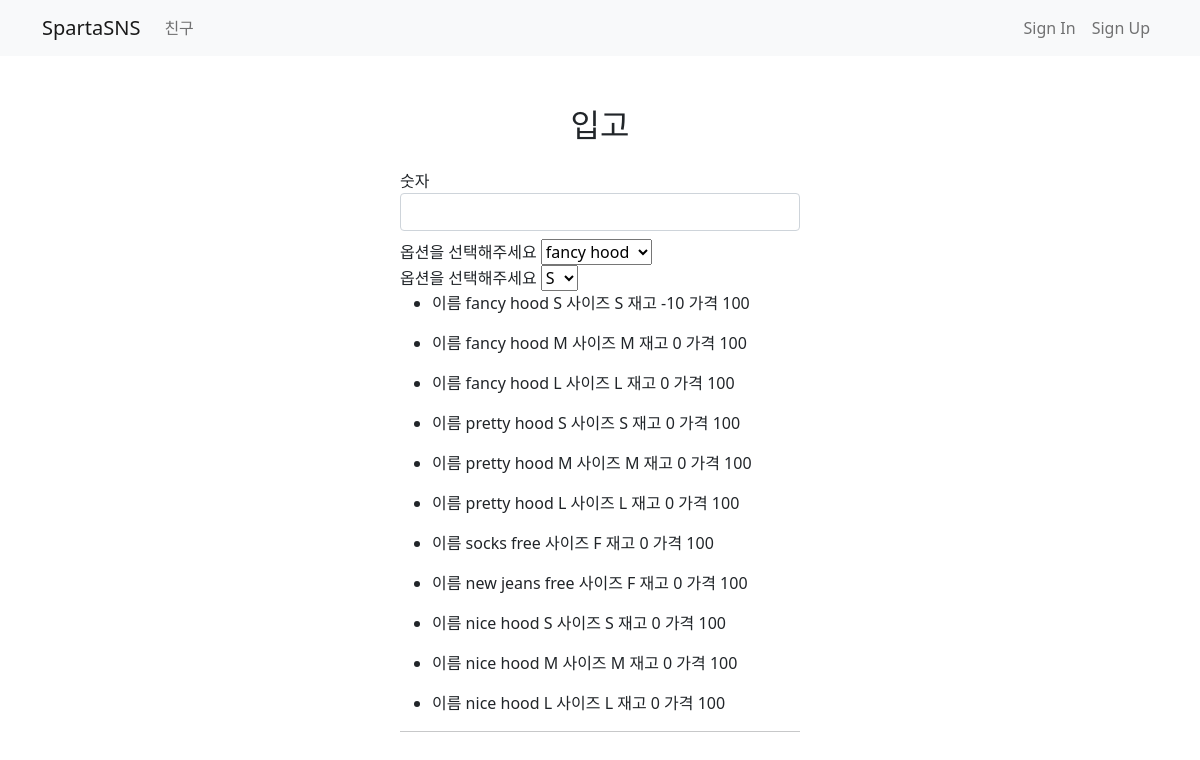
The page /inbound/ on the database as committed earlier.
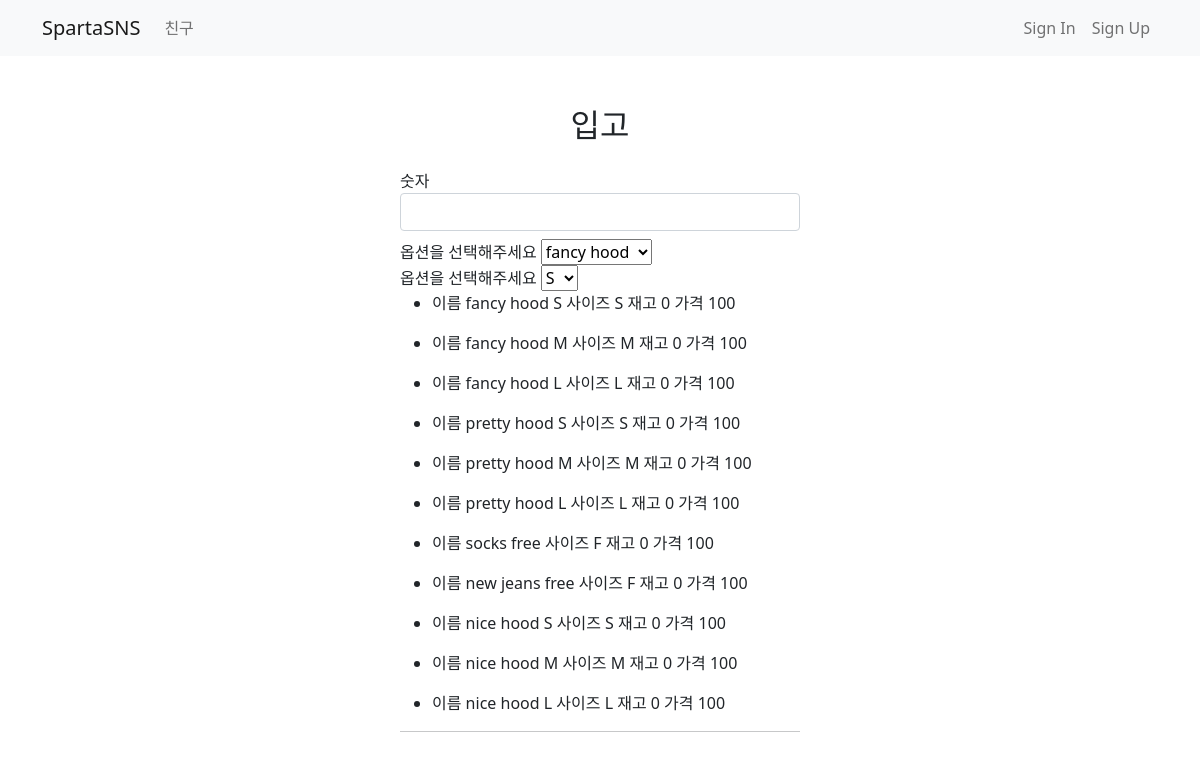
The same page on the database as committed later.
### stock/models.py (models this page shows)
class Product(models.Model):
    class Meta:
        db_table ="my_product"
    codes = (
        ('hood1', 'fancy hood'),
        ('hood2', 'pretty hood'),
        ('hood3', 'hice hood'),
        ('socks', 'socks'),
        ('jeans', 'new jeans'),
    )
    name = models.CharField(default = 'fancy hood',max_length=100)
    description = models.TextField(default = "write anything")
    price = models.IntegerField(default=0)
    num = models.IntegerField(default=0)
    sizes = (
        ('S', 'Small'),
        ('M', 'Medium'),
        ('L', 'Large'),
        ('F', 'Free'),
    )
    code = models.CharField(choices=codes, default='hood1', max_length=5)
    size = models.CharField(choices=sizes, max_length=1)
    """
    상품 모델입니다.
    상품 코드, 상품 이름, 상품 설명, 상품 가격, 사이즈 필드를 가집니다.
    """

### stock/views.py (the view, shortened to what this page needs)
# urls.py: path('inbound/', views.inbound, name='inbound'),
def inbound(request):
    if request.method == 'GET':
        all_product = Product.objects.all()
        return render(request, 'stock/inbound.html', {'inbound': all_product})

### templates/stock/inbound.html (shortened to what this page needs)
{% extends 'base.html' %}
{% block content %}
    <div class="container">
        <div class="wrap">
            <h2 class="title-center"> 입고</h2>
            <form class="form-area" method="post" action="/inbound/">
                <div class="form-group mt-2 mb-2">
                    <label for="number">숫자</label>
                    <input type="number" class="form-control" id="number" name="number">
                </div>
                <div>
                    <label for="option">옵션을 선택해주세요</label>
                    <select name="code" id="code">
                      <option value="hood1">fancy hood</option>
                    </select>
                  </div>
                <div>
                    <label for="option">옵션을 선택해주세요</label>
                    <select name="size" id="size">
                      <option value="S">S</option>
                    </select>
                  </div>
                  <div>
                    {% for list in inbound %}
                    <ul>
                        <li>
                            이름 {{ list.name }}
                            사이즈 {{ list.size }}
                            재고 {{ list.num }}
                            가격 {{ list.price }}
                        </li>
                    </ul>
                    {% endfor %}
                </div>
                <hr>
            </form>
        </div>
    </div>
{% endblock %}

Rows that differ between the two databases and show on the page:
changed Product "fancy hood S": num "-10" → "0"
